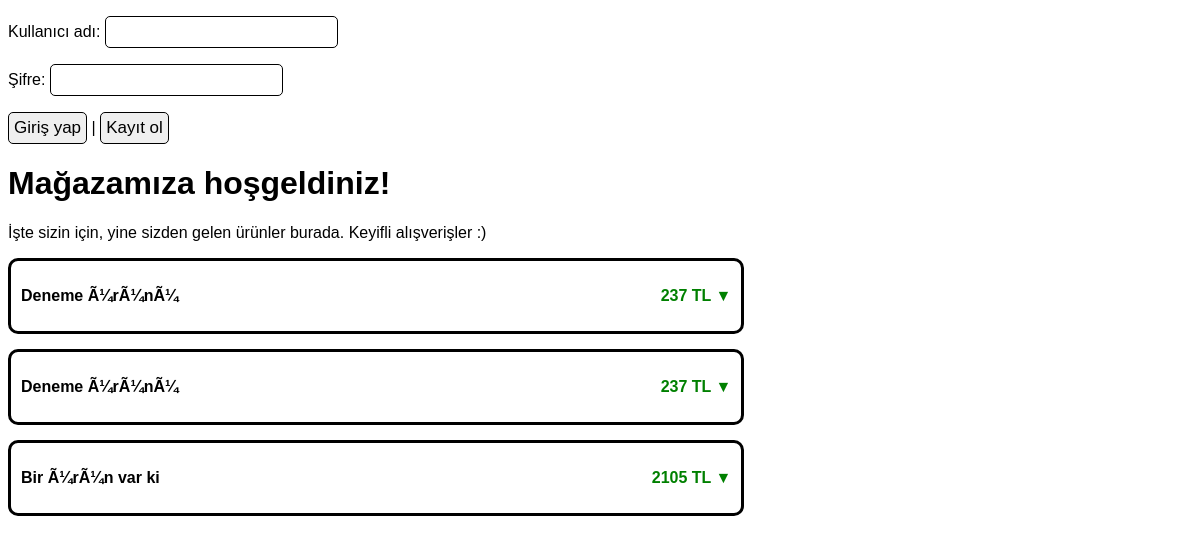
Before: / with the older database file.
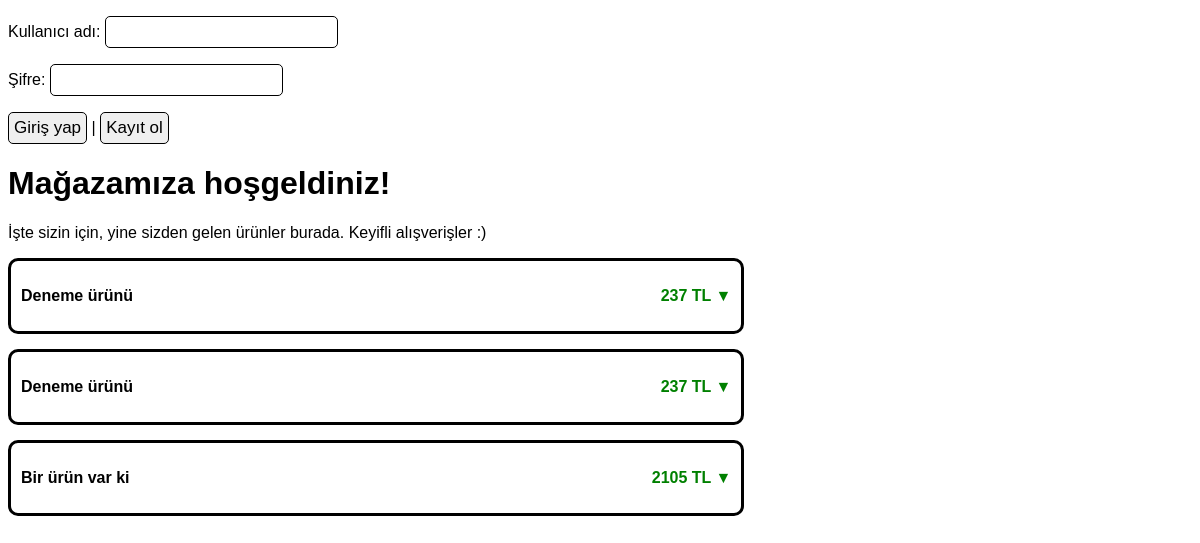
After: the same page with the newer database file.
### tables this page shows
CREATE TABLE IF NOT EXISTS `urunler` (
  `id` int(11) NOT NULL AUTO_INCREMENT,
  `isim` varchar(100) NOT NULL,
  `fiyat` float NOT NULL,
  `detay` text NOT NULL,
  `satici` int(11) NOT NULL,
  `tarih` timestamp NOT NULL DEFAULT CURRENT_TIMESTAMP ON UPDATE CURRENT_TIMESTAMP,
  `resimadi` varchar(200) DEFAULT NULL,
  `yayin` tinyint(4) NOT NULL DEFAULT '1',
  PRIMARY KEY (`id`)
);

### index.php (the view, shortened to what this page needs)
<?php $bag=mysqli_connect("localhost","root","1994","magaza");
?>
<!DOCTYPE html>
<html>
<head><meta charset="utf-8">
<link rel="stylesheet" href="stil.css">
</head>
<body><?php
if ($_SESSION["user"]!="") echo "\n<div style=\"float:right\"><a href=\"cikis.php\">Çıkış</a></div>\n<div>Merhaba, <b>".$_SESSION["user"]."</b> | <a href=\"profil.php\">Profilim</a> | <a href=\"urunler.php\">Ürünlerim</a></div>\n";
else echo "\n<form method=\"post\">
<p>Kullanıcı adı: <input type=\"text\" name=\"nick\" required></p>
<p>Şifre: <input type=\"password\" name=\"sifre\" required></p>
<p><input type=\"submit\" value=\"Giriş yap\"> | <input type=\"button\" onclick=\"location.href='kayit.php'\" value=\"Kayıt ol\"></p>\n</form>\n";
?><h1>Mağazamıza hoşgeldiniz!</h1>
<p>İşte sizin için, yine sizden gelen ürünler burada. Keyifli alışverişler :)</p>
<?php $urunbak="SELECT * FROM urunler";
$sonuc=mysqli_query($bag,$urunbak);
while ($urun=mysqli_fetch_assoc($sonuc)) {
 echo "<div class=\"urunac\">\n";
 echo "<p style=\"float:right\" class=\"fiyat\">".$urun["fiyat"]." TL &#x25BC;";
 echo "<p><a href=\"#\" class=\"urun\">".$urun["isim"]."</a></p>\n";
 echo "</div>\n"; } ?>
</body>
</html>

### stil.css (style rules this page uses)
body { font-family: Ubuntu,Arial,sans-serif; }
input,textarea { border:1px solid black; border-radius: 5px; padding: 5px; font-family: Ubuntu,"Trebuchet MS",sans-serif; font-size: 17px; }
.detay,.urunac { padding: 10px; width: 60% }
.urunac { border: 3px solid black; border-radius: 10px; margin-top:15px }
a.urun:link,a.urun:visited,a.urun:hover,a.urun:active { font-weight: bold; color: black; text-decoration: none; }
form { width: 50%; }
.fiyat { font-weight: bold; color: green; }

Changed rows visible on the page:
changed urunler (number 1 of 3 on the later page): isim "Deneme Ã¼rÃ¼nÃ¼" → "Deneme ürünü"
changed urunler (number 2 of 3 on the later page): isim "Deneme Ã¼rÃ¼nÃ¼" → "Deneme ürünü"
changed urunler: isim "Bir Ã¼rÃ¼n var ki" → "Bir ürün var ki"
